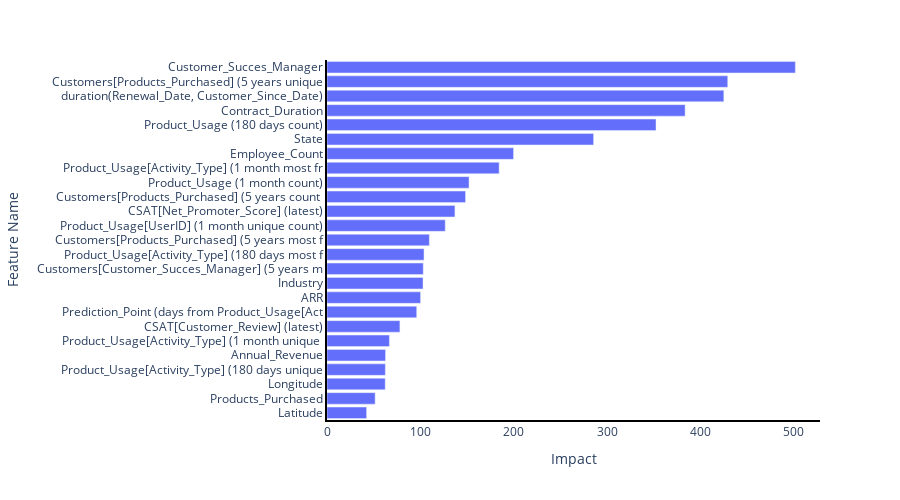

Notebook code for this chart:
### Markdown cell above
### Plot feature impact

### Code cell
# aggregate feature impact
plot_feature_impact(melted, height=500)

### Figure 1 — Plotly figure (JSON) as saved in the notebook; plotly's stock layout.template omitted (floating-point values rounded to 4 significant figures)
{"data": [{"alignmentgroup": "True", "hovertemplate": "<b>Feature Name:</b> %{y} <br><b>Feature Strength:</b> %{x}<extra></extra>", "legendgroup": "", "marker": {"color": "#636efa", "pattern": {"shape": ""}}, "name": "", "offsetgroup": "", "orientation": "h", "showlegend": false, "textposition": "auto", "type": "bar", "x": [42.38, 51.51, 62.31, 62.46, 62.65, 66.8, 78.05, 96.04, 100.2, 102.8, 103.0, 103.9, 109.6, 126.6, 137.0, 148.3, 152.1, 184.3, 199.7, 285.4, 352.3, 383.5, 424.9, 429.1, 501.5], "xaxis": "x", "y": ["Latitude", "Products_Purchased", "Longitude", "Product_Usage[Activity_Type] (180 days unique count)", "Annual_Revenue", "Product_Usage[Activity_Type] (1 month unique count)", "CSAT[Customer_Review] (latest)", "Prediction_Point (days from Product_Usage[Activity_Timestamp]) (180 days avg)", "ARR", "Industry", "Customers[Customer_Succes_Manager] (5 years most frequent)", "Product_Usage[Activity_Type] (180 days most frequent)", "Customers[Products_Purchased] (5 years most frequent)", "Product_Usage[UserID] (1 month unique count)", "CSAT[Net_Promoter_Score] (latest)", "Customers[Products_Purchased] (5 years count of business_essentials)", "Product_Usage (1 month count)", "Product_Usage[Activity_Type] (1 month most frequent)", "Employee_Count", "State", "Product_Usage (180 days count)", "Contract_Duration", "duration(Renewal_Date, Customer_Since_Date)", "Customers[Products_Purchased] (5 years unique count)", "Customer_Succes_Manager"], "yaxis": "y"}], "layout": {"barmode": "relative", "height": 500, "hoverlabel": {"bgcolor": "white", "font": {"family": "Rockwell", "size": 16}, "namelength": -1}, "legend": {"tracegroupgap": 0}, "margin": {"t": 60}, "plot_bgcolor": "rgba(0,0,0,0)", "xaxis": {"anchor": "y", "domain": [0, 1], "linecolor": "black", "linewidth": 2, "showline": true, "title": {"text": "Impact"}}, "yaxis": {"anchor": "x", "domain": [0, 1], "linecolor": "black", "linewidth": 2, "showline": true, "ticktext": ["Latitude", "Products_Purchased", "Longitude", "Product_Usage[Activity_Type] (180 days unique", "Annual_Revenue", "Product_Usage[Activity_Type] (1 month unique ", "CSAT[Customer_Review] (latest)", "Prediction_Point (days from Product_Usage[Act", "ARR", "Industry", "Customers[Customer_Succes_Manager] (5 years m", "Product_Usage[Activity_Type] (180 days most f", "Customers[Products_Purchased] (5 years most f", "Product_Usage[UserID] (1 month unique count)", "CSAT[Net_Promoter_Score] (latest)", "Customers[Products_Purchased] (5 years count ", "Product_Usage (1 month count)", "Product_Usage[Activity_Type] (1 month most fr", "Employee_Count", "State", "Product_Usage (180 days count)", "Contract_Duration", "duration(Renewal_Date, Customer_Since_Date)", "Customers[Products_Purchased] (5 years unique", "Customer_Succes_Manager"], "tickvals": [0, 1, 2, 3, 4, 5, 6, 7, 8, 9, 10, 11, 12, 13, 14, 15, 16, 17, 18, 19, 20, 21, 22, 23, 24], "title": {"text": "Feature Name"}}}}
